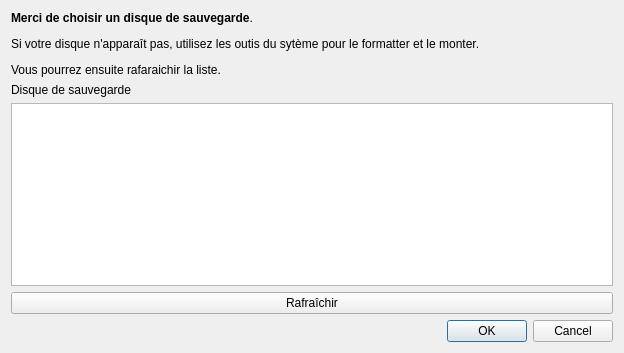
<?xml version="1.0" encoding="UTF-8"?>
<ui version="4.0">
 <class>Dialog</class>
 <widget class="QDialog" name="Dialog">
  <property name="windowModality">
   <enum>Qt::ApplicationModal</enum>
  </property>
  <property name="geometry">
   <rect>
    <x>0</x>
    <y>0</y>
    <width>624</width>
    <height>353</height>
   </rect>
  </property>
  <property name="windowTitle">
   <string>Choissiez les disque à ajouter</string>
  </property>
  <layout class="QVBoxLayout" name="verticalLayout">
   <item>
    <widget class="QLabel" name="label_3">
     <property name="text">
      <string>&lt;html&gt;&lt;head/&gt;&lt;body&gt;&lt;p&gt;&lt;span style=&quot; font-weight:600;&quot;&gt;Merci de choisir un disque de sauvegarde&lt;/span&gt;. &lt;/p&gt;&lt;p&gt;Si votre disque n'apparaît pas, utilisez les outis du sytème pour le formatter et le monter. &lt;/p&gt;&lt;p&gt;Vous pourrez ensuite rafaraichir la liste.&lt;/p&gt;&lt;/body&gt;&lt;/html&gt;</string>
     </property>
    </widget>
   </item>
   <item>
    <widget class="QLabel" name="label">
     <property name="text">
      <string>Disque de sauvegarde</string>
     </property>
    </widget>
   </item>
   <item>
    <widget class="QListView" name="driveView"/>
   </item>
   <item>
    <widget class="QPushButton" name="pushButton">
     <property name="text">
      <string>Rafraîchir</string>
     </property>
    </widget>
   </item>
   <item>
    <widget class="QDialogButtonBox" name="buttonBox">
     <property name="orientation">
      <enum>Qt::Horizontal</enum>
     </property>
     <property name="standardButtons">
      <set>QDialogButtonBox::Cancel|QDialogButtonBox::Ok</set>
     </property>
    </widget>
   </item>
  </layout>
 </widget>
 <resources/>
 <connections>
  <connection>
   <sender>buttonBox</sender>
   <signal>accepted()</signal>
   <receiver>Dialog</receiver>
   <slot>accept()</slot>
   <hints>
    <hint type="sourcelabel">
     <x>248</x>
     <y>254</y>
    </hint>
    <hint type="destinationlabel">
     <x>157</x>
     <y>274</y>
    </hint>
   </hints>
  </connection>
  <connection>
   <sender>buttonBox</sender>
   <signal>rejected()</signal>
   <receiver>Dialog</receiver>
   <slot>reject()</slot>
   <hints>
    <hint type="sourcelabel">
     <x>316</x>
     <y>260</y>
    </hint>
    <hint type="destinationlabel">
     <x>286</x>
     <y>274</y>
    </hint>
   </hints>
  </connection>
 </connections>
</ui>
